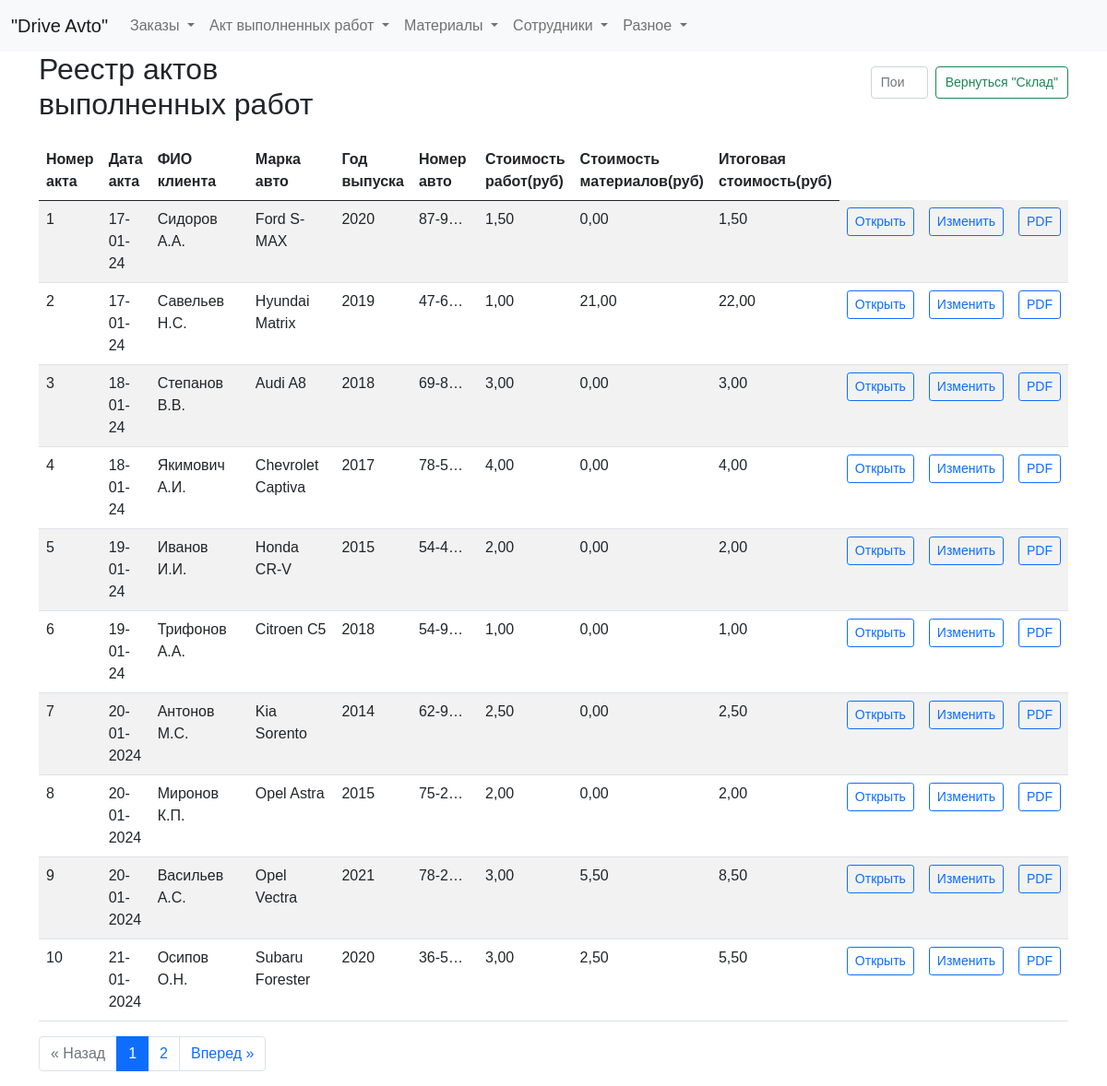
The app's page /list_act, older data.
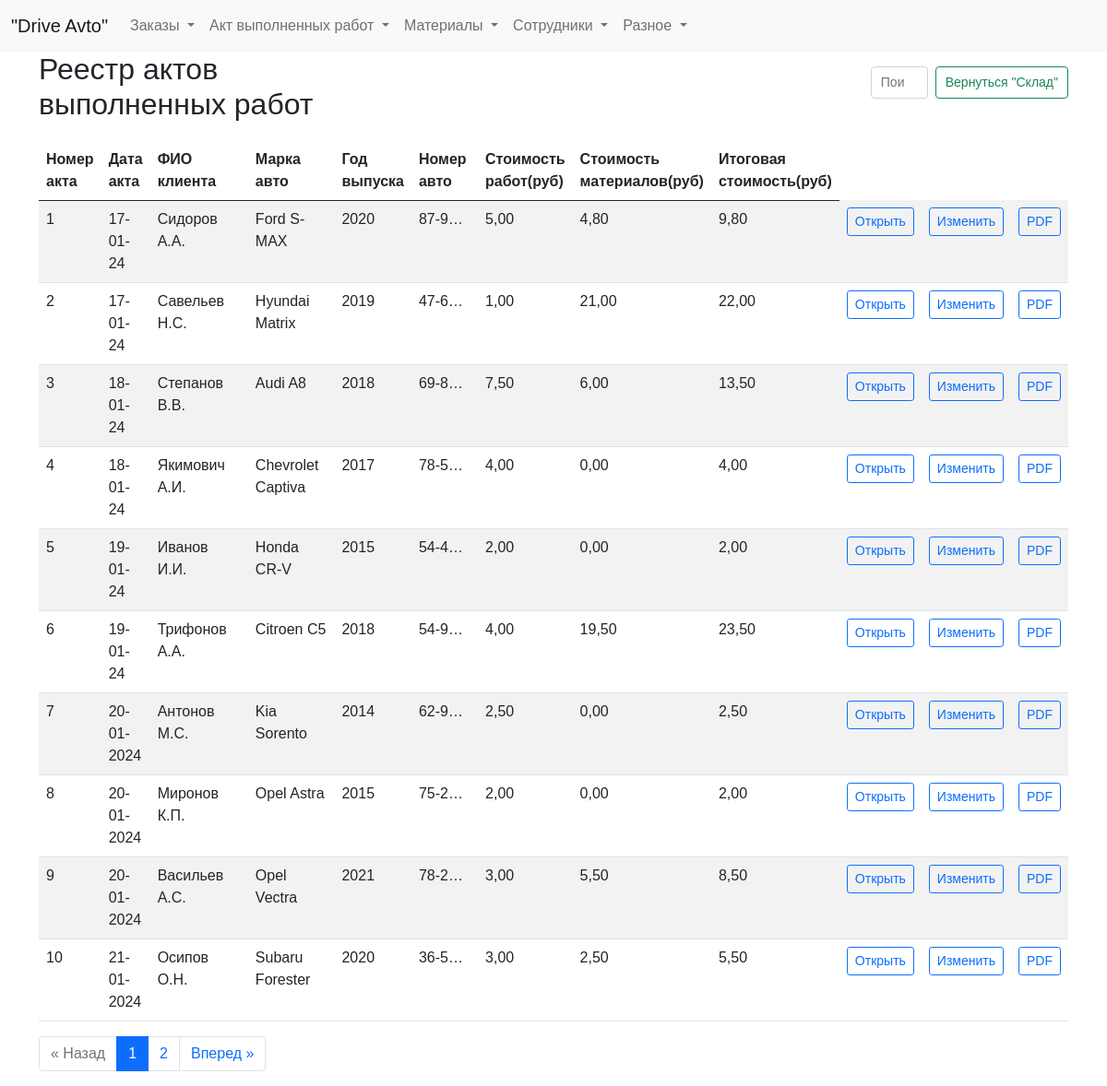
The same page, newer data.
### tables this page shows
CREATE TABLE log (
id integer PRIMARY KEY AUTOINCREMENT,
date_order text NOT NULL,
name_customer text NOT NULL,
brand_car text NOT NULL,
year_car text NOT NULL,
number_car text NOT NULL,
text_order text NOT NULL,
id_act integer
);

### fcompany.py (the view)
@app.route("/list_act")
def showList_act():
    page = request.args.get('page', 1, type=int)
    per_page = 10  # Количество элементов на странице
    list_act_query = dbase.getList_act()  # Получаем все элементы реестра
    total_items = len(list_act_query)  # Получаем общее количество элементов
    total_pages = ceil(total_items / per_page)  # Вычисляем общее количество страниц
    start_index = (page - 1) * per_page
    end_index = start_index + per_page
    list_act = list_act_query[start_index:end_index]  # Получаем элементы текущей страницы
    pagination = {
        'page': page,
        'per_page': per_page,
        'total_pages': total_pages,
        'total_items': total_items
    }
    return render_template("list_act.html", title="Реестр", list_act=list_act, pagination=pagination)

### fcompany.py (called while the page is built)
def connect_db():  # общая функция для установления соединения с БД
    conn = sqlite3.connect(app.config['DATABASE'])
    conn.row_factory = sqlite3.Row  # записи будут представлены не в виде кортежей, а в виде словаря (для исп в шаблонах)
    return conn

def get_db():
    if not hasattr(g, 'link_db'):
        g.link_db = connect_db()
    return g.link_db

@app.before_request
def before_request():
    global dbase
    db = get_db()
    dbase = FDataBase(db)

### templates/list_act.html (shortened to what this page needs)
{% extends 'base.html' %}
{% block content %}
<div class="header-container">
  <h2>Реестр актов выполненных работ</h2>
  <form class="d-flex search-form" role="search">
    <input class="form-control me-2 narrow-search" type="search" id="searchInput" placeholder="Поиск" aria-label="Search">
    <button class="btn btn-outline-success narrow-button" type="submit">Вернуться "Склад"</button>
  </form>
</div>
<div class="table-responsive">
<table id="myTable" class="table table-striped max-width: 100%">
  <thead>
    <tr>
      <th scope="col" style="width: 50px;">Номер акта</th>
      <th scope="col" style="width: 50px;">Дата акта</th>
      <th scope="col" style="width: 200px;">ФИО клиента</th>
      <th scope="col" style="width: 150px;">Марка авто</th>
      <th scope="col" style="width: 50px;">Год выпуска</th>
      <th scope="col" style="width: 100px;">Номер авто</th>
      <th scope="col" style="width: 50px;">Стоимость работ(руб)</th>
      <th scope="col" style="width: 50px;">Стоимость материалов(руб)</th>
      <th scope="col" style="width: 100px;">Итоговая стоимость(руб)</th>
    </tr>
  </thead>
  <tbody>
    {% for row in list_act %}
    <tr>
        <td>{{ row.id_act }}</td>
        <td>{{ row.date_act }}</td>
        <td>{{ row.name_customer }}</td>
        <td>{{ row.brand_car }}</td>
        <td>{{ row.year_car }}</td>
        <td>{{ row.number_car }}</td>
        <td>{{ ( '%.2f' % (row.total_work / 100) ) | replace('.', ',') }}</td>
        <td>{{ ( '%.2f' % (row.total_materials / 100) ) | replace('.', ',') }}</td>
        <td>{{ ( '%.2f' % (row.total_price / 100) ) | replace('.', ',') }}</td>
        <td>
            <a href="/final_act/{{ row.id_act }}" class="btn btn-outline-primary btn-sm">Открыть</a>
        </td>
        <td>
            <a href="/edit_final_act/{{ row.id_act }}" class="btn btn-outline-primary btn-sm">Изменить</a>
        </td>
        <td>
            <a href="/print_act/{{ row.id_act }}" class="btn btn-outline-primary btn-sm">PDF</a>
        </td>
    </tr>
    {% endfor %}
  </tbody>
</table>
</div>
{% if pagination.total_items > pagination.per_page %}
<nav aria-label="Page navigation">
  <ul class="pagination justify-content-center">
    {% if pagination.page > 1 %}
      <li class="page-item"><a class="page-link" href="{{ url_for('showList_act', page=pagination.page-1) }}">&laquo; Назад</a></li>
    {% else %}
      <li class="page-item disabled"><span class="page-link">&laquo; Назад</span></li>
    {% endif %}
    {% for page_num in range(1, pagination.total_pages+1) %}
      {% if page_num == pagination.page %}
        <li class="page-item active"><span class="page-link">{{ page_num }}</span></li>
      {% else %}
        <li class="page-item"><a class="page-link" href="{{ url_for('showList_act', page=page_num) }}">{{ page_num }}</a></li>
      {% endif %}
    {% endfor %}
    {% if pagination.page < pagination.total_pages %}
      <li class="page-item"><a class="page-link" href="{{ url_for('showList_act', page=pagination.page+1) }}">Вперед &raquo;</a></li>
    {% else %}
      <li class="page-item disabled"><span class="page-link">Вперед &raquo;</span></li>
    {% endif %}
  </ul>
</nav>
{% endif %}
{% endblock %}

### templates/base.html (shortened to what this page needs)
<!doctype html>
<html lang="ru">
  <head>
    <link href="https://cdn.jsdelivr.net/npm/bootstrap@5.0.2/dist/css/bootstrap.min.css" rel="stylesheet">
    <link rel="stylesheet" type="text/css" href="https://cdn.datatables.net/1.10.25/css/dataTables.bootstrap5.css">
    <link type="text/css" href="{{ url_for('static', filename='css/styles.css')}}" rel="stylesheet" />
    <link rel="stylesheet" href="{{ url_for('static', filename='styles.css') }}">
  </head>
<body>
<header>
<nav class="navbar navbar-expand-lg navbar-light bg-light">
  <div class="container-fluid">
    <a class="navbar-brand" href="/">"Drive Avto"</a>
    <div class="collapse navbar-collapse w-100 justify-content-center" id="navbarSupportedContent">
      <ul class="navbar-nav me-auto mb-2 mb-lg-0">
        <li class="nav-item dropdown">
          <a class="nav-link dropdown-toggle" href="#" role="button" data-bs-toggle="dropdown" aria-expanded="false">
            Заказы
          </a>
        </li>
        <li class="nav-item dropdown">
          <a class="nav-link dropdown-toggle" href="#" role="button" data-bs-toggle="dropdown" aria-expanded="false">
            Акт выполненных работ
          </a>
        </li>
        <li class="nav-item dropdown">
          <a class="nav-link dropdown-toggle" href="#" role="button" data-bs-toggle="dropdown" aria-expanded="false">
            Материалы
          </a>
        </li>
        <li class="nav-item dropdown">
          <a class="nav-link dropdown-toggle" href="#" role="button" data-bs-toggle="dropdown" aria-expanded="false">
            Сотрудники
          </a>
        </li>
        <li class="nav-item dropdown">
          <a class="nav-link dropdown-toggle" href="#" role="button" data-bs-toggle="dropdown" aria-expanded="false">
            Разное
          </a>
        </li>
      </ul>
    </div>
  </div>
</nav>
</header>
<div class="container">
        {% block content %} {% endblock %}
</div>
</body>
</html>

### static/css/styles.css (style rules this page uses)
#col-6, td:nth-child(6) { max-width: 15px; white-space: nowrap; overflow: hidden; text-overflow: ellipsis; }
input.form-control { width: 100%; }
.narrow-button { max-width: 250px; white-space: nowrap; font-size: 16px; }
.narrow-search { max-width: 400px; }
.header-container { display: flex; justify-content: space-between; align-items: center; margin-bottom: 20px; }
.search-form { margin-left: 300px; }
h2 { margin: 0; margin-right: 300px; }
html, body { font-family: 'Arial'; margin: 0; padding: 0; height: 100%; width: 100%; }
a { color: #0059b2; text-decoration: none; }
.container { display: flex; flex-direction: column; align-items: flex-start; }
.btn { margin-bottom: 10px; }
.narrow-search { height: 35px; font-size: 14px; padding: 5px 10px; }
.narrow-button { height: 35px; font-size: 14px; padding: 5px 10px; line-height: 1.5; }

Row changes from the older to the newer data that the page shows:
changed log "Сидоров А.А.": total_work "1,50" → "5,00"; total_materials "0,00" → "4,80"; total_price "1,50" → "9,80"
changed log "Степанов В.В.": total_work "3,00" → "7,50"; total_materials "0,00" → "6,00"; total_price "3,00" → "13,50"
computed for log "Трифонов А.А.": total_work "1,00" → "4,00"; total_materials "0,00" → "19,50"; total_price "1,00" → "23,50"
